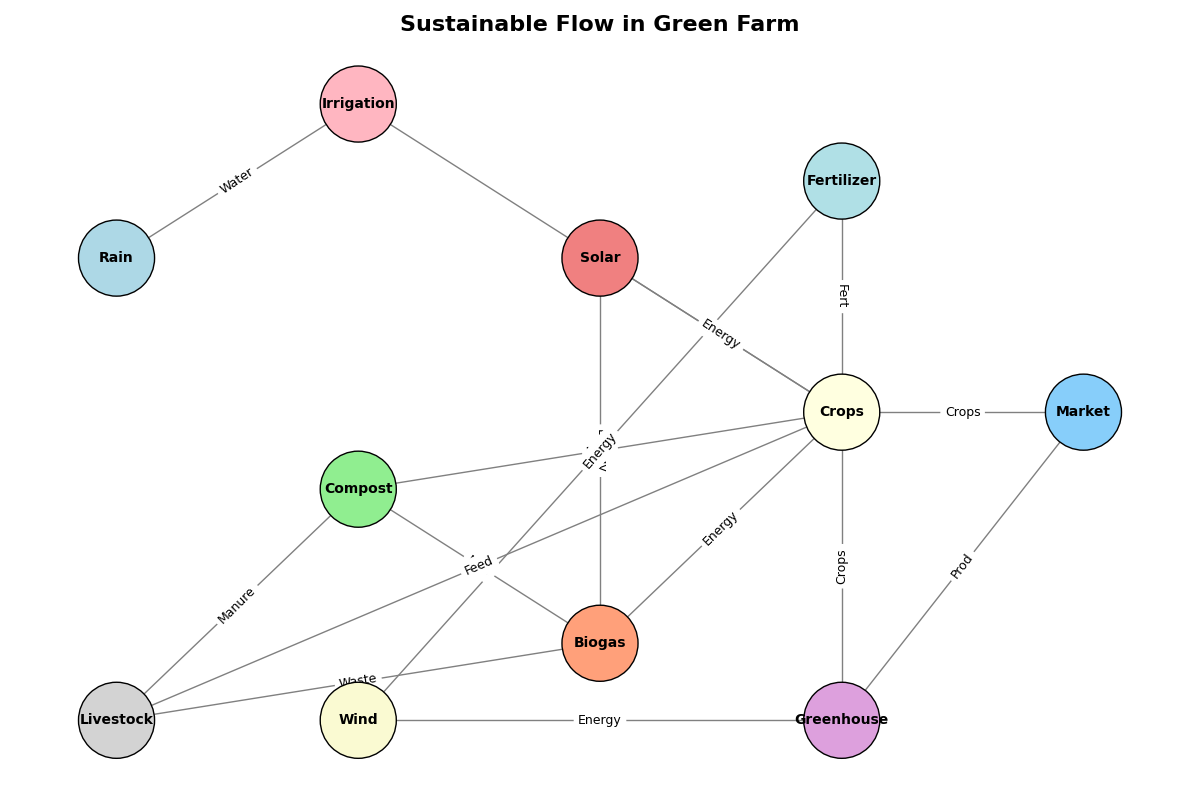

Write the Python code that produced this figure.
import matplotlib.pyplot as plt
import networkx as nx

# Create an undirected graph
G = nx.Graph()

nodes = [
    "Rain", "Solar", "Compost", "Crops", 
    "Irrigation", "Biogas", "Livestock", "Market",
    "Greenhouse", "Wind", "Fertilizer"
]

# Add nodes to the graph
G.add_nodes_from(nodes)

edges = [
    ("Rain", "Irrigation"),
    ("Solar", "Biogas"),
    ("Solar", "Crops"),
    ("Compost", "Crops"),
    ("Compost", "Biogas"),
    ("Crops", "Market"),
    ("Irrigation", "Crops"),
    ("Biogas", "Crops"),
    ("Livestock", "Biogas"),
    ("Livestock", "Compost"),
    ("Crops", "Livestock"),
    ("Greenhouse", "Crops"),
    ("Wind", "Greenhouse"),
    ("Wind", "Fertilizer"),
    ("Fertilizer", "Crops"),
    ("Greenhouse", "Market")
]

# Add edges to the graph
G.add_edges_from(edges)

pos = {
    "Rain": (0, 3),
    "Solar": (2, 3),
    "Compost": (1, 1.5),
    "Crops": (3, 2),
    "Irrigation": (1, 4),
    "Biogas": (2, 0.5),
    "Livestock": (0, 0),
    "Market": (4, 2),
    "Greenhouse": (3, 0),
    "Wind": (1, 0),
    "Fertilizer": (3, 3.5)
}

# Draw the graph with shuffled node colors
plt.figure(figsize=(12, 8))
nx.draw_networkx_nodes(G, pos, node_size=3000, node_color=['lightblue', 'lightcoral', 'lightgreen', 
                                                           'lightyellow', 'lightpink', 'lightsalmon', 
                                                           'lightgrey', 'lightskyblue', 'plum', 
                                                           'lightgoldenrodyellow', 'powderblue'],
                       edgecolors='black')
nx.draw_networkx_edges(G, pos, edgelist=edges, edge_color='gray')

# Shortened labels
nx.draw_networkx_labels(G, pos, font_size=10, font_weight='bold')
edge_labels = {
    ("Rain", "Irrigation"): "Water",
    ("Solar", "Biogas"): "Energy",
    ("Solar", "Crops"): "Energy",
    ("Compost", "Crops"): "Nutr",
    ("Compost", "Biogas"): "Nutr",
    ("Crops", "Market"): "Crops",
    ("Irrigation", "Crops"): "Water",
    ("Biogas", "Crops"): "Energy",
    ("Livestock", "Biogas"): "Waste",
    ("Livestock", "Compost"): "Manure",
    ("Crops", "Livestock"): "Feed",
    ("Greenhouse", "Crops"): "Crops",
    ("Wind", "Greenhouse"): "Energy",
    ("Wind", "Fertilizer"): "Energy",
    ("Fertilizer", "Crops"): "Fert",
    ("Greenhouse", "Market"): "Prod"
}

nx.draw_networkx_edge_labels(G, pos, edge_labels=edge_labels, font_size=9)

plt.title('Sustainable Flow in Green Farm', fontsize=16, fontweight='bold')

plt.tight_layout()
plt.axis('off')
plt.show()
